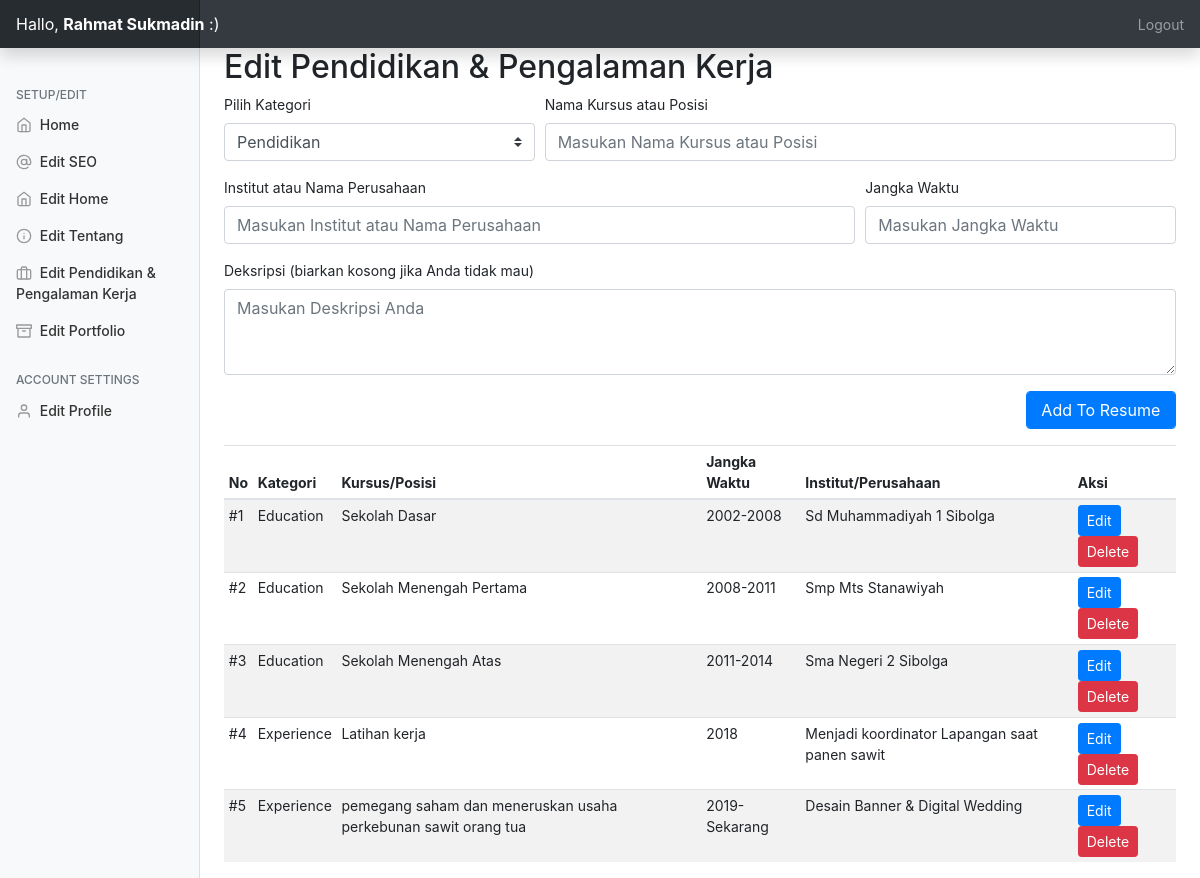
The app's page /admin/?editresume=true (signed in) with its own data.
### tables this page shows
CREATE TABLE `resume` (
  `id` int(11) NOT NULL,
  `category` varchar(250) NOT NULL,
  `title` varchar(250) NOT NULL,
  `year` varchar(250) NOT NULL,
  `ogname` varchar(250) NOT NULL,
  `workdesc` text NOT NULL
);

### admin/php/resume.php (the view, shortened to what this page needs)
<h2>Edit Pendidikan & Pengalaman Kerja</h2>
         <form action="php/uresume.php" method="post">
                 <div class="form-row">
                   <div class="form-group col-md-4">
                   <label>Pilih Kategori</label>
                    <select name="category" class="custom-select">
  <option value="e" selected>Pendidikan</option>
</select></div>
                     <div class="form-group col-md-8">
    <label for="sn">Nama Kursus atau Posisi</label>
    <input type="text" name="title" class="form-control" id="website" placeholder="Masukan Nama Kursus atau Posisi" required>
  </div>
   <div class="form-group col-md-8">
    <label for="website">Institut atau Nama Perusahaan</label>
    <input type="text" name="ogname" class="form-control" id="website" placeholder="Masukan Institut atau Nama Perusahaan" required>
  </div>
   <div class="form-group col-md-4">
    <label for="website">Jangka Waktu</label>
    <input type="text" name="year" class="form-control" id="website" placeholder="Masukan Jangka Waktu" required>
  </div>
  <div class="form-group col-md-12">
    <label for="exampleFormControlTextarea1">Deksripsi (biarkan kosong jika Anda tidak mau)</label>
    <textarea class="form-control" name="workdesc" id="exampleFormControlTextarea1" rows="3" placeholder="Masukan Deskripsi Anda"></textarea>
  </div>
   <div class="form-group col-md-2 ml-auto">
      <input type="submit" name="addtoresume" class="btn btn-primary form-control" value="Add To Resume">
   </div>
                 </div>
             </form>
         <table id="rlist" class="table table-striped table-sm .table-responsive ">
          <thead>
            <tr>
              <th>No</th>
              <th>Kategori</th>
              <th>Kursus/Posisi</th>
              <th>Jangka Waktu</th>
              <th>Institut/Perusahaan</th>
              <th>Aksi</th>
            </tr>
          </thead>
          <tbody>
         <?php
$query2="SELECT * FROM resume";
$queryrun2=mysqli_query($db,$query2);
$count=1;
while($data2=mysqli_fetch_array($queryrun2)){
    $cat = $data2['category']=='e'?$cat="Education":$cat="Experience";
    ?>
     <tr>
         <div class="modal fade" id="modal<?=$data2['id']?>" tabindex="-1" role="dialog" aria-labelledby="exampleModalLabel" aria-hidden="true">
          <td>#<?=$count?></td>
              <td><?=$cat?></td>
         <td><?=$data2['title']?></td>
         <td><?=$data2['year']?></td>
         <td><?=$data2['ogname']?></td>
         <td>
         <button type="button" class="btn btn-primary btn-sm" data-toggle="modal" data-target="#modal<?=$data2['id']?>">
  Edit
</button> <a href="php/uresume.php?del=<?=$data2['id']?>"><button type="button" class="btn btn-danger btn-sm" data-toggle="modal" data-target="#exampleModal">
  Delete
             </button></a></td>
            </tr>
         <?php $count++;
} ?>
             </tbody></table>

### admin/css/dashboard.css (style rules this page uses)
body { font-size: .875rem; }

### records on screen
resume: category "Education", title "Sekolah Dasar", year "2002-2008", ogname "Sd Muhammadiyah 1 Sibolga"
resume: category "Education", title "Sekolah Menengah Pertama", year "2008-2011", ogname "Smp Mts Stanawiyah"
resume: category "Education", title "Sekolah Menengah Atas", year "2011-2014", ogname "Sma Negeri 2 Sibolga"
resume: category "Experience", title "Latihan kerja", year "2018", ogname "Menjadi koordinator Lapangan saat panen sawit"
resume: category "Experience", title "pemegang saham dan meneruskan usaha perkebunan sawit orang tua", year "2019-Sekarang", ogname "Desain Banner & Digital Wedding"

### other values on screen
$_SESSION['username'] "Rahmat Sukmadin"
